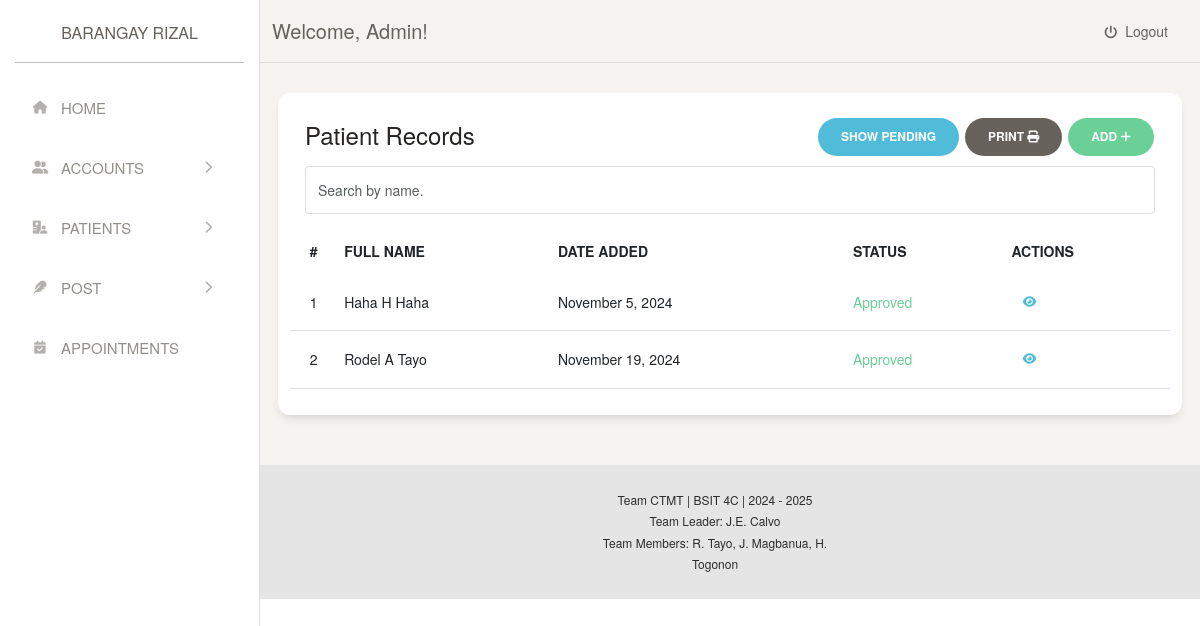
/admin/patient/index.php (signed in), run on the app's committed database.
### tables this page shows
CREATE TABLE `tbl_patients` (
  `patient_id` int(11) NOT NULL,
  `patient_fName` varchar(50) NOT NULL,
  `patient_midInitial` char(1) DEFAULT NULL,
  `patient_lName` varchar(50) NOT NULL,
  `patient_suffix` varchar(10) DEFAULT NULL,
  `patient_age` int(11) NOT NULL,
  `patient_sex` enum('Male','Female') NOT NULL,
  `patient_address` varchar(255) NOT NULL,
  `patient_complaint` text NOT NULL,
  `patient_referral` text NOT NULL,
  `patient_remarks` text,
  `patient_status` enum('Pending','Approved') DEFAULT 'Pending',
  `created_at` timestamp NOT NULL DEFAULT CURRENT_TIMESTAMP
);

### admin/patient/index.php (the view, shortened to what this page needs)
<?php
include_once('../../includes/conn.php');
$query = "SELECT patient_id, patient_fName, patient_midInitial, patient_lName, patient_suffix, patient_sex, patient_age, patient_address, patient_complaint, patient_remarks, patient_referral, created_at, patient_status
          FROM tbl_patients";
$resultAllPatients = $mysqli->query($query);
?>
<!DOCTYPE html>
<html>
<head>
    <?php include '../../templates/links.php'; ?>
</head>
<body>
    <div class="wrapper">
        <?php include '../templates/sidebar.php'; ?>
        <div class="main-panel">
            <?php include '../templates/topnav.php'; ?>
            <div class="content">
                <div class="row">
                    <div class="card table-with-links">
                        <div class="card-header">
                            <div>
                                <h4 class="card-title float-start">Patient Records</h4>
                                <div class="float-end">
                                    <a href="../../admin/patient/pending.php" class="btn btn-info btn-round">Show Pending</a>
                                    <a href="../../admin/print/printPatientRecord.php" class="btn btn-secondary btn-round">Print <i class="fa fa-print"></i></a>
                                    <a href="../../admin/patient/addPatient.php" class="btn btn-success btn-round">Add <i class="fa fa-plus"></i></a>
                                </div>
                            </div>
                            <input type="text" id="patientRecordSearch" class="form-control" placeholder="Search by name.">
                        </div>
                        <div class="card-body table-full-width">
                            <table class="table" id="allPatientTable">
                                <thead>
                                    <tr>
                                        <th class="text-center">#</th>
                                        <th>Full Name</th>
                                        <th>Date Added</th>
                                        <th>Status</th>
                                        <th>Actions</th>
                                    </tr>
                                </thead>
                                <tbody>
                                    <?php
                                    $counter = 1;
                                    while ($row = $resultAllPatients->fetch_assoc()) {
                                        $statusColor = '';
                                        if ($row['patient_status'] == 'Approved') {
                                            $statusColor = 'text-success';
                                        } elseif ($row['patient_status'] == 'Pending') {
                                            $statusColor = 'text-info';
                                        }
                                        $fullName = $row['patient_fName'] . ' ' . $row['patient_midInitial'] . ' ' . $row['patient_lName'] . ' ' . ($row['patient_suffix'] ? $row['patient_suffix'] : '');
                                        $formattedDate = (new DateTime($row['created_at']))->format('F j, Y');
                                        echo "<tr>";
                                        echo "<td class='text-center'>$counter</td>";
                                        echo "<td>$fullName</td>";
                                        echo "<td>$formattedDate</td>";
                                        echo "<td class='$statusColor'>{$row['patient_status']}</td>";
                                        echo "<td class='td-actions'>
                                                <a href='#' data-toggle='modal' data-target='#viewModal{$row['patient_id']}' class='btn btn-info btn-link btn-xs' title='View'><i class='fa fa-eye'></i></a>
                                              </td>";
                                        echo "</tr>";
                                        $counter++;
                                    }
                                    ?>
                                </tbody>
                            </table>
                        </div>
                    </div>
                </div>
            </div>
            <?php include '../../templates/footer.php'; ?>
        </div>
    </div>
</body>
</html>

### styles/vars.css (style rules this page uses)
:root { --neutral50: #fafafa; --neutral100: #f5f5f5; --neutral200: #e5e5e5; --neutral300: #d4d4d4; --neutral400: #a3a3a3; --neutral500: #737373; --neutral600: #525252; --neutral700: #404040; --neutral800: #262626; --neutral900: #171717; --neutral950: #0a0a0a; --warning50: #fffbeb; --warning100: #fef3c7; --warning200: #fde68a; --warning300: #fcd34d; --warning400: #fbbf24; --warning500: #f59e0b; --warning600: #d97706; --warning700: #b45309; --warning800: #92400e; --warning900: #78350f; --warning950: #451a03; --success50: #f0fdf4; --success100: #dcfce7; --success200: #bbf7d0; --success300: #86efac; --success400: #4ade80; --success500: #22c55e; --success600: #16a34a; --success700: #15803d; --success800: #166534; --success900: #14532d; --success950: #052e16; --danger50: #fef2f2; --danger100: #fee2e2; --danger200: #fecaca; --danger300: #fca5a5; --danger400: #f87171; --danger500: #ef4444; --danger600: #dc2626; --danger700: #b91c1c; --danger800: #991b1b; --danger900: #7f1d1d; --danger950: #450a0a; --primary50: #eff6ff; --primary100: #dbeafe; --primary200: #bfdbfe; --primary300: #93c5fd; --primary400: #60a5fa; --primary500: #3b82f6; --primary600: #2563eb; --primary700: #1d4ed8; --primary800: #1e40af; --primary900: #1e3a8a; --primary950: #172554; }

### styles/forms.css (style rules this page uses)
.form-control { border: 1px solid var(--neutral200); padding: 12px 16px; outline: none; border-radius: 6px; display: block; width: 100%; transition: all 250ms ease-in-out; }
input.form-control, select.form-control { height: 48px; }
.form-control::placeholder { color: var(--neutral400); }

### data on the page
tbl_patients: fullName "Haha H Haha", created_at "November 5, 2024", patient_status "Approved"
tbl_patients: fullName "Rodel A Tayo", created_at "November 19, 2024", patient_status "Approved"

### other printed values
$_SESSION['admin_username'] "Admin"
